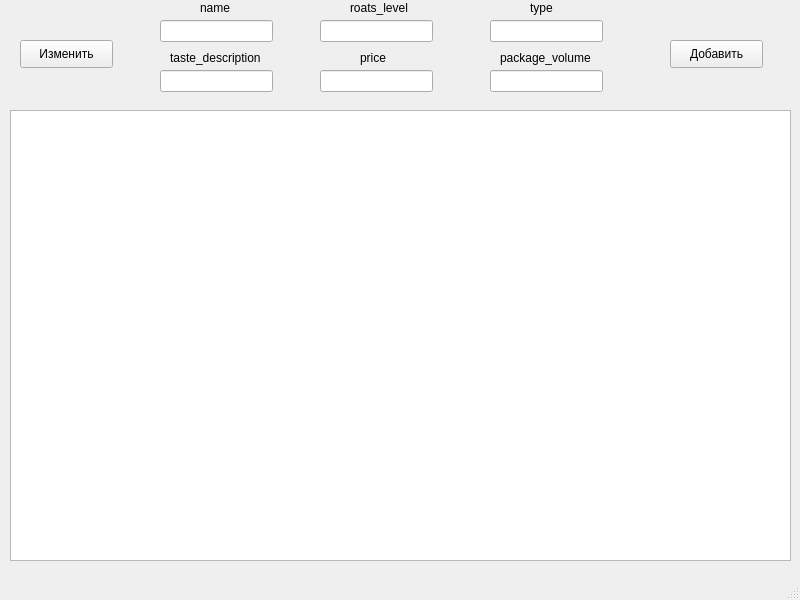
<?xml version="1.0" encoding="UTF-8"?>
<ui version="4.0">
 <class>MainWindow</class>
 <widget class="QMainWindow" name="MainWindow">
  <property name="geometry">
   <rect>
    <x>0</x>
    <y>0</y>
    <width>800</width>
    <height>600</height>
   </rect>
  </property>
  <property name="windowTitle">
   <string>MainWindow</string>
  </property>
  <widget class="QWidget" name="centralwidget">
   <widget class="QTableWidget" name="tableWidget">
    <property name="geometry">
     <rect>
      <x>10</x>
      <y>110</y>
      <width>781</width>
      <height>451</height>
     </rect>
    </property>
   </widget>
   <widget class="QPushButton" name="pushButton">
    <property name="geometry">
     <rect>
      <x>670</x>
      <y>40</y>
      <width>93</width>
      <height>28</height>
     </rect>
    </property>
    <property name="text">
     <string>Добавить</string>
    </property>
   </widget>
   <widget class="QPushButton" name="pushButton_2">
    <property name="geometry">
     <rect>
      <x>20</x>
      <y>40</y>
      <width>93</width>
      <height>28</height>
     </rect>
    </property>
    <property name="text">
     <string>Изменить</string>
    </property>
   </widget>
   <widget class="QLineEdit" name="lineEdit">
    <property name="geometry">
     <rect>
      <x>160</x>
      <y>20</y>
      <width>113</width>
      <height>22</height>
     </rect>
    </property>
   </widget>
   <widget class="QLineEdit" name="lineEdit_2">
    <property name="geometry">
     <rect>
      <x>160</x>
      <y>70</y>
      <width>113</width>
      <height>22</height>
     </rect>
    </property>
   </widget>
   <widget class="QLineEdit" name="lineEdit_3">
    <property name="geometry">
     <rect>
      <x>320</x>
      <y>20</y>
      <width>113</width>
      <height>22</height>
     </rect>
    </property>
   </widget>
   <widget class="QLineEdit" name="lineEdit_4">
    <property name="geometry">
     <rect>
      <x>320</x>
      <y>70</y>
      <width>113</width>
      <height>22</height>
     </rect>
    </property>
   </widget>
   <widget class="QLineEdit" name="lineEdit_5">
    <property name="geometry">
     <rect>
      <x>490</x>
      <y>20</y>
      <width>113</width>
      <height>22</height>
     </rect>
    </property>
   </widget>
   <widget class="QLineEdit" name="lineEdit_6">
    <property name="geometry">
     <rect>
      <x>490</x>
      <y>70</y>
      <width>113</width>
      <height>22</height>
     </rect>
    </property>
   </widget>
   <widget class="QLabel" name="label">
    <property name="geometry">
     <rect>
      <x>200</x>
      <y>0</y>
      <width>41</width>
      <height>16</height>
     </rect>
    </property>
    <property name="text">
     <string>name</string>
    </property>
   </widget>
   <widget class="QLabel" name="label_2">
    <property name="geometry">
     <rect>
      <x>350</x>
      <y>0</y>
      <width>61</width>
      <height>16</height>
     </rect>
    </property>
    <property name="text">
     <string>roats_level</string>
    </property>
   </widget>
   <widget class="QLabel" name="label_3">
    <property name="geometry">
     <rect>
      <x>530</x>
      <y>0</y>
      <width>31</width>
      <height>16</height>
     </rect>
    </property>
    <property name="text">
     <string>type</string>
    </property>
   </widget>
   <widget class="QLabel" name="label_4">
    <property name="geometry">
     <rect>
      <x>170</x>
      <y>50</y>
      <width>111</width>
      <height>16</height>
     </rect>
    </property>
    <property name="text">
     <string>taste_description</string>
    </property>
   </widget>
   <widget class="QLabel" name="label_5">
    <property name="geometry">
     <rect>
      <x>360</x>
      <y>50</y>
      <width>55</width>
      <height>16</height>
     </rect>
    </property>
    <property name="text">
     <string>price</string>
    </property>
   </widget>
   <widget class="QLabel" name="label_6">
    <property name="geometry">
     <rect>
      <x>500</x>
      <y>50</y>
      <width>101</width>
      <height>16</height>
     </rect>
    </property>
    <property name="text">
     <string>package_volume</string>
    </property>
   </widget>
  </widget>
  <widget class="QMenuBar" name="menubar">
   <property name="geometry">
    <rect>
     <x>0</x>
     <y>0</y>
     <width>800</width>
     <height>26</height>
    </rect>
   </property>
  </widget>
  <widget class="QStatusBar" name="statusbar"/>
 </widget>
 <resources/>
 <connections/>
</ui>
